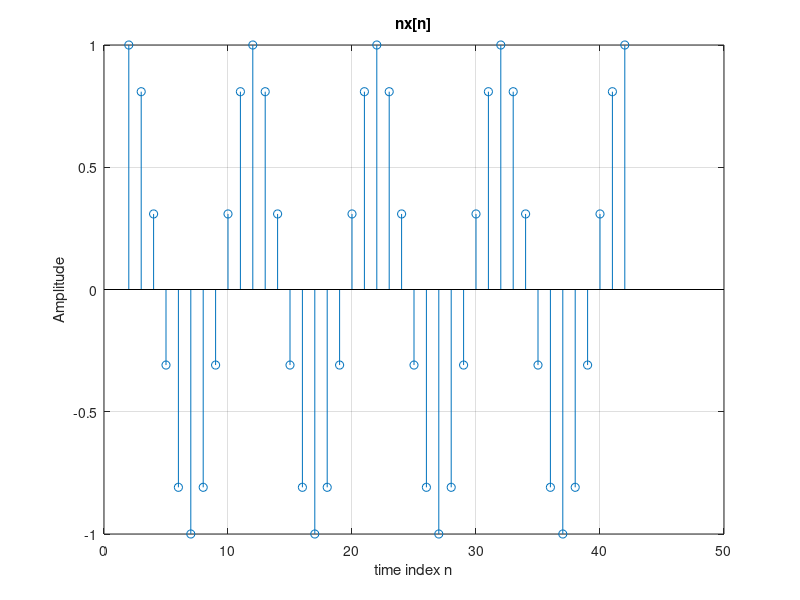
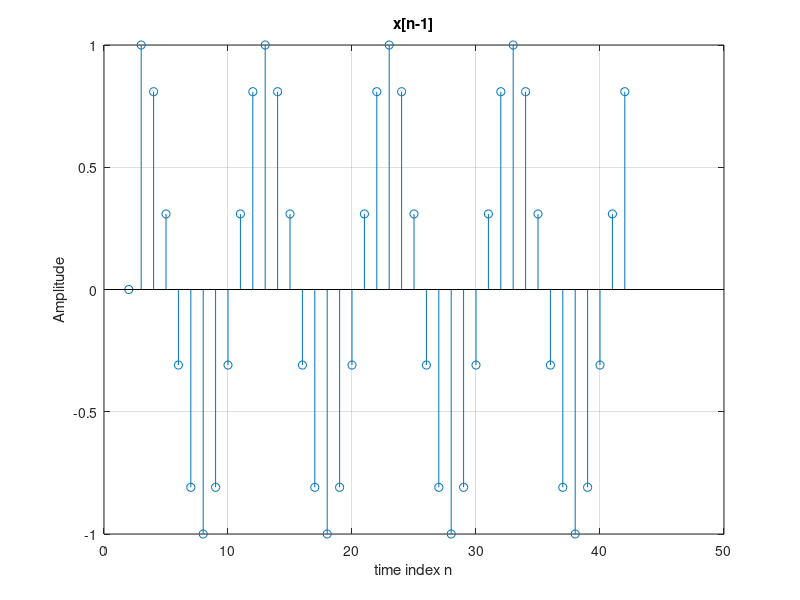

Reproduce these figures in MATLAB, in order.
% another system 
%y[n] = x[n]*n + x[n-1];
clf;
n=0:40;
x = cos(2*pi*0.1*n);
x1= [zeros(1,1) x];
%nx[n] signal computation
m=n.*x;
%figure m => first figure;
figure(1);
stem(n+2,x);grid;
title('nx[n]');
xlabel('time index n');ylabel('Amplitude');
%figure xl => second figure
figure(2);
stem((n+2),x1(1:41));grid;
title('x[n-1]');
xlabel('time index n');ylabel('Amplitude');
%figure combined :p

